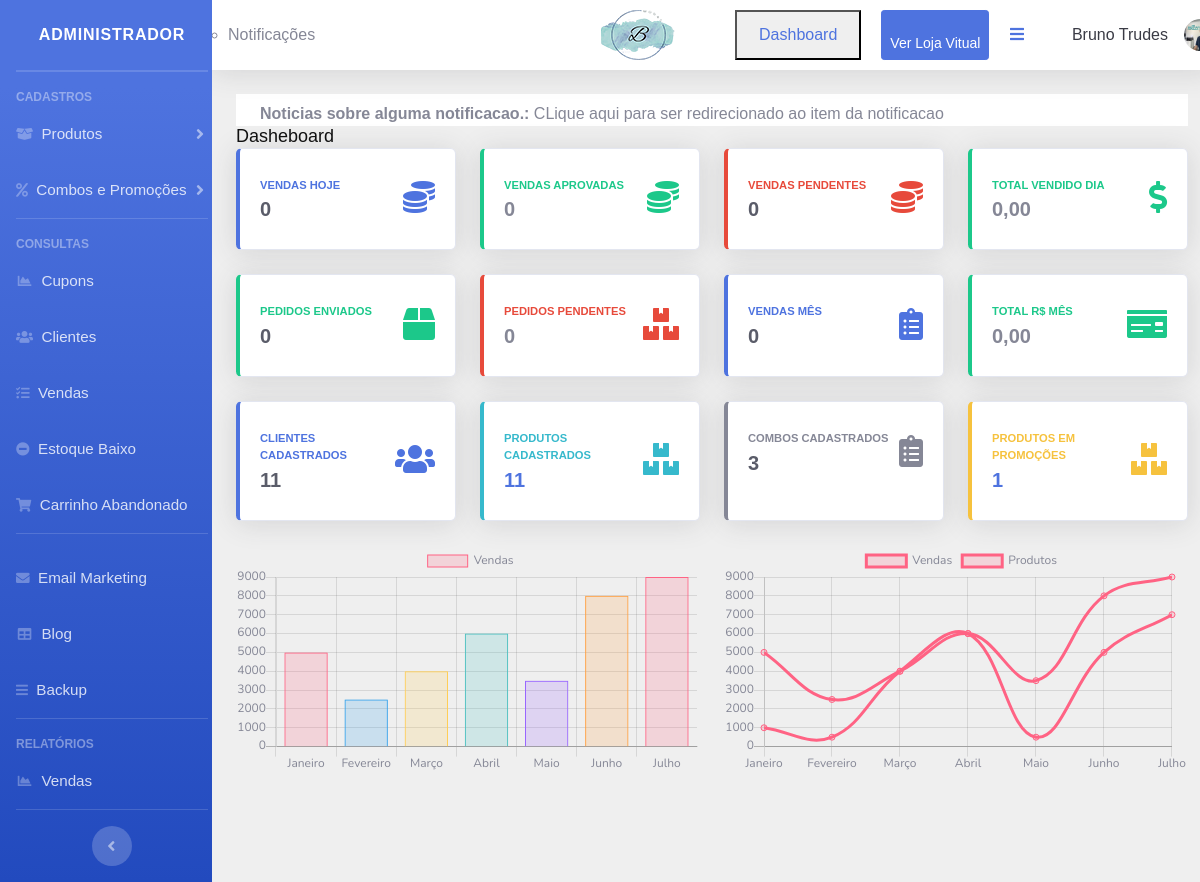
Screenshot of /sistema/painel-admin (signed in) with the database file from the repository.
### tables this page shows
CREATE TABLE `usuarios` (
  `id` int(11) NOT NULL AUTO_INCREMENT,
  `nome` varchar(50) NOT NULL,
  `cpf` varchar(20) NOT NULL,
  `email` varchar(50) NOT NULL,
  `fone` varchar(15) NOT NULL,
  `senha` varchar(35) NOT NULL,
  `senha_crip` varchar(150) NOT NULL,
  `nivel` varchar(20) NOT NULL,
  `imagem` varchar(100) DEFAULT NULL,
  PRIMARY KEY (`id`)
);

### sistema/painel-admin/index.php (the view, shortened to what this page needs)
<?php
require_once '../../conexao.php';
$query = $pdo->query(
    "SELECT * FROM produtos where estoque <= '$nivel_estoque' order by estoque asc "
);
$res = $query->fetchAll(PDO::FETCH_ASSOC);
if (@count($res) > 0) {
    $classe_estoque = 'bg-danger';
} else {
    $classe_estoque = '';
}
$query5 = $pdo->query(
    "SELECT * FROM carrinho where id_venda = '0' "
);
$res5 = $query5->fetchAll(PDO::FETCH_ASSOC);
if (@count($res5) > 0) {
    $classe_carrinho = 'bg-dark text-light';
} else {
    $classe_carrinho = '';
}
$query = $pdo->query('SELECT * FROM envios_email');
$res = $query->fetchAll(PDO::FETCH_ASSOC);
if (@count($res) == 0) {
    $pdo->query(
        "INSERT INTO envios_email (data, final, assunto, mensagem, link) values (curDate(), '0', '', '', '') "
    );
}
$pag = @$_GET['pag'];
$menu1 = 'produtos';
$menu2 = 'categorias';
$menu3 = 'sub-categorias';
$menu4 = 'combos';
$menu5 = 'promocoes';
$menu6 = 'clientes';
$menu7 = 'vendas';
$menu8 = 'backup';
$menu9 = 'tipo-envios';
$menu10 = 'carac';
$menu11 = 'alertas';
$menu12 = 'cupons';
$menu13 = 'estoque';
$menu14 = 'blog';
$menu15 = 'banner';
$menu16 = 'produtos-promocao';
$menu17 = 'carrinho_abandonado';
$res = $pdo->query("SELECT * FROM usuarios where id = '$_SESSION[id_usuario]'");
$dados = $res->fetchAll(PDO::FETCH_ASSOC);
$nome_usu = @$dados[0]['nome'];
$imagem_usu = @$dados[0]['imagem'];
?>
<!DOCTYPE html>
<html lang="en">
<head>
    <link href="../vendor/fontawesome-free/css/all.min.css" rel="stylesheet" type="text/css">
    <link href="../css/sb-admin-2.css" rel="stylesheet">
    <link href="../css/style.css" rel="stylesheet">
    <link href="../vendor/datatables/dataTables.bootstrap4.min.css" rel="stylesheet">
</head>
<body id="page-top " >
    <div id="wrapper"  >
        <ul class=" navbar-nav bg-gradient-primary sidebar sidebar-dark " id="accordionSidebar" >
            <a class="sidebar-brand d-flex align-items-center justify-content-center"  href="index.php">
                <div class="sidebar-brand-text mx-3">Administrador</div>
            </a>
            <hr class="sidebar-divider my-0">
            <hr class="sidebar-divider">
            <div class="sidebar-heading">
                Cadastros
            </div>
            <li class="nav-item ">
                <a class="nav-link collapsed" href="#" data-toggle="collapse" data-target="#collapseTwo" aria-expanded="true" aria-controls="collapseTwo">
                    <i class="fas fa-box-open"></i>
                    <span>Produtos</span>
                </a>
            </li>
            <li class="nav-item">
                <a class="nav-link collapsed" href="#" data-toggle="collapse" data-target="#collapseUtilities" aria-expanded="true" aria-controls="collapseUtilities">
                    <i class="fas fa-percent"></i>
                    <span>Combos e Promoções</span>
                </a>
            </li>
            <hr class="sidebar-divider">
            <div class="sidebar-heading">
                Consultas
            </div>
            <li class="nav-item">
                <a class="nav-link" href="index.php?pag=<?php echo $menu12; ?>">
                    <i class="fas fa-fw fa-chart-area"></i>
                    <span>Cupons</span></a>
                </li>
                <li class="nav-item">
                    <a class="nav-link" href="index.php?pag=<?php echo $menu6; ?>">
                        <i class="fas fa-users"></i>
                        <span>Clientes</span></a>
                    </li>
                    <li class="nav-item">
                        <a class="nav-link" href="index.php?pag=<?php echo $menu7; ?>">
                            <i class="fas fa-tasks"></i>
                            <span>Vendas</span></a>
                        </li>
                        <li class="nav-item <?php echo $classe_estoque; ?>">
                            <a class="nav-link" href="index.php?pag=<?php echo $menu13; ?>">
                                <i class="fas fa-minus-circle <?php echo $classe_estoque; ?>"></i>
                                <span >Estoque Baixo</span></a>
                            </li>
                            <li class="nav-item <?php echo $classe_carrinho; ?>">
                            <a class="nav-link" href="index.php?pag=<?php echo $menu17; ?>">
                                <i class="fas fa fa-shopping-cart <?php echo $classe_carrinho; ?>"></i>
                                <span >Carrinho Abandonado</span></a>
                            </li>
                            <hr class="sidebar-divider d-none d-md-block">
                            <li class="nav-item">
                                <a class="nav-link" href="" data-toggle="modal" data-target="#ModalEmail">
                                    <i class="fas fa-envelope"></i>
                                    <span>Email Marketing</span></a>
                                </li>
                                <li class="nav-item">
                                    <a class="nav-link" href="index.php?pag=<?php echo $menu14; ?>">
                                        <i class="fas fa-fw fa-table"></i>
                                        <span class="">Blog</span></a>
                                    </li>
                                    <li class="nav-item">
                                        <a class="nav-link" href="backup.php">
                                            <i class="fas fa-bars"></i>
                                            <span>Backup</span></a>
                                        </li>
                                        <hr class="sidebar-divider d-none d-md-block">
                                        <div class="sidebar-heading">
                                            Relatórios
                                        </div>
                                        <li class="nav-item">
                                            <a class="nav-link" href="" data-toggle="modal" data-target="#RelVendas">
                                                <i class="fas fa-fw fa-chart-area"></i>
                                                <span>Vendas</span></a>
                                            </li>
                                            <hr class="sidebar-divider d-none d-md-block">
                                            <div class="text-center d-none d-md-inline">
                                                <button class="rounded-circle border-0" id="sidebarToggle"></button>
                                            </div>
                                        </ul>
                                        <div id="content-wrapper" class="row d-flex flex-column l">
                                        <div class="wrapper">
            <nav class="navbar navbar-expand navbar-light bg-white topbar mb-4 static-top shadow">
                <div class="container-fluid">
                    <ul class="navbar-nav">
                        <li class="nav-item">
                        <ul id="lista-modais">
                        <li id="nome-pagina">Notificações</li>
                        </ul>
                        </li>
                    </ul>
                    <div class="row w-100">
                        <div class="col">
                            <div class="row">
                                <div class="col-5 d-flex justify-content-center">
                                    <img src="../../img/logo.png" id="imgLogoAgente" style="max-width: 200px; max-height: 80px;" />
                                </div>
                                <button class="w3-button btn-black w3-border w3-border-red w3-round-large mr-1 d-none d-md-block"><a class="nav-link" href="index.php">Dashboard</a></button>
                                <button type="button" class="btn btn-primary btn-lg btn-sm ml-3 d-none d-md-block"><a class="nav-link" href="../../index.php" target="_blank"></a>Ver Loja Vitual</button>
                            </div>
                        </div>
                    </div>
                    <ul class="navbar-nav ml-auto">
                        <nav class="nav-item">
                                                <ul class="navbar-nav ml-auto ">
                                                    <li class="nav-item dropdown no-arrow nav-item">
                                                        <a class="nav-link dropdown-toggle" href="#" id="" role="button" data-toggle="dropdown" aria-haspopup="true" aria-expanded="false">
                                                            <span class="mr-3 d-none d-lg-inline text-gray-900 ">
                                                            <i class="fas fa-bars mr-2 text-primary"></i>
                                                            </span>
                                                        </a>
                                                    </li>
                                                    <li class="nav-item dropdown no-arrow nav-item">
                                                        <a class="nav-link dropdown-toggle" href="#" id="userDropdown" role="button" data-toggle="dropdown" aria-haspopup="true" aria-expanded="false">
                                                            <span class="mr-3 d-none d-lg-inline text-gray-900 "><?php echo @$nome_usu; ?></span>
                                                            <img class="img-profile rounded-circle" src="../../img/<?php echo $imagem_usu; ?>">
                                                        </a>
                                                    </li>
                                                </ul>
                                            </nav>
                    </ul>
                </div>
            </nav>
                    <div clas="row">
                                       <section class="notice-section">
    <div class="container">
        <div class="notice-section-wrapper  bg-white pt-2">
            <marquee behavior="scroll" direction="left" onmouseover="this.stop()" onmouseout="this.start()">
                <span class="px-4"><b>Noticias sobre alguma notificacao.:&nbsp;</b>CLique aqui para ser redirecionado ao item da notificacao</span>
            </marquee>
        </div>
    </div>
</section>
                    </div>
                                                <div class="container-fluid">
                                                    <?php if ($pag == null) {
                                                        include_once 'home.php';
                                                    } elseif ($pag == $menu1) {
                                                        include_once $menu1 .
                                                            '.php';
                                                    } elseif ($pag == $menu2) {
                                                        include_once $menu2 .
                                                            '.php';
                                                    } elseif ($pag == $menu3) {
                                                        include_once $menu3 .
                                                            '.php';
                                                    } elseif ($pag == $menu4) {
                                                        include_once $menu4 .
                                                            '.php';
                                                    } elseif ($pag == $menu5) {
                                                        include_once $menu5 .
                                                            '.php';
                                                    } elseif ($pag == $menu6) {
                                                        include_once $menu6 .
                                                            '.php';
                                                    } elseif ($pag == $menu7) {
                                                        include_once $menu7 .
                                                            '.php';
                                                    } elseif ($pag == $menu8) {
                                                        include_once $menu8 .
                                                            '.php';
                                                    } elseif ($pag == $menu9) {
                                                        include_once $menu9 .
                                                            '.php';
                                                    } elseif ($pag == $menu10) {
                                                        include_once $menu10 .
                                                            '.php';
                                                    } elseif ($pag == $menu11) {
                                                        include_once $menu11 .
                                                            '.php';
                                                    } elseif ($pag == $menu12) {
                                                        include_once $menu12 .
                                                            '.php';
                                                    } elseif ($pag == $menu13) {
                                                        include_once $menu13 .
                                                            '.php';
                                                    } elseif ($pag == $menu14) {
                                                        include_once $menu14 .
                                                            '.php';
                                                    } elseif ($pag == $menu15) {
                                                        include_once $menu15 .
                                                            '.php';
                                                    }elseif ($pag == $menu16) {
                                                        include_once $menu16 .
                                                            '.php';
                                                    }elseif ($pag == $menu17) {
                                                        include_once $menu17 .
                                                            '.php';
                                                    }
                                                    else {
                                                        include_once 'home.php';
                                                    } ?>
                                                </div>
                                            </div>
                                        </div>
                                    </div>
</body>
</html>

### css/style.css (style rules this page uses)
html, body { height: 100%; font-family: "Cairo", sans-serif; -webkit-font-smoothing: antialiased; font-smoothing: antialiased; }
img { max-width: 100%; }
ul, ol { padding: 0; margin: 0; }
@media only screen and (min-width: 1200px) { .container { max-width: 1170px; } }

### rows the page displays
usuarios: nome "Bruno Trudes", imagem (picture)
